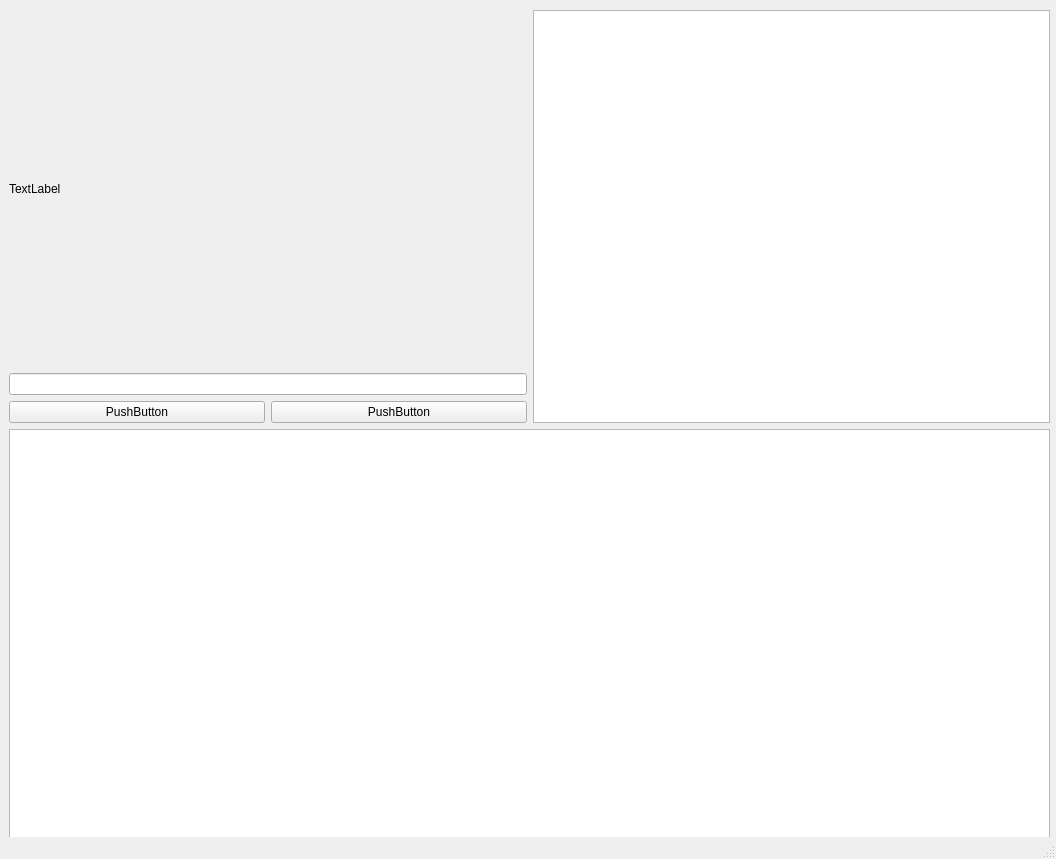
<?xml version="1.0" encoding="UTF-8"?>
<ui version="4.0">
 <class>MainWindow</class>
 <widget class="QMainWindow" name="MainWindow">
  <property name="geometry">
   <rect>
    <x>0</x>
    <y>0</y>
    <width>1056</width>
    <height>859</height>
   </rect>
  </property>
  <property name="windowTitle">
   <string>MainWindow</string>
  </property>
  <widget class="QWidget" name="centralwidget">
   <widget class="QWidget" name="">
    <property name="geometry">
     <rect>
      <x>9</x>
      <y>10</y>
      <width>1041</width>
      <height>831</height>
     </rect>
    </property>
    <layout class="QVBoxLayout" name="verticalLayout_2">
     <item>
      <layout class="QHBoxLayout" name="horizontalLayout_2">
       <item>
        <layout class="QVBoxLayout" name="verticalLayout">
         <item>
          <layout class="QGridLayout" name="gridLayout_6">
           <item row="0" column="0">
            <widget class="QLabel" name="label">
             <property name="text">
              <string>TextLabel</string>
             </property>
            </widget>
           </item>
          </layout>
         </item>
         <item>
          <layout class="QGridLayout" name="gridLayout_5">
           <item row="0" column="0">
            <widget class="QLineEdit" name="IPmodel"/>
           </item>
          </layout>
         </item>
         <item>
          <layout class="QHBoxLayout" name="horizontalLayout">
           <item>
            <layout class="QGridLayout" name="gridLayout_3">
             <item row="0" column="0">
              <widget class="QPushButton" name="pushButton">
               <property name="text">
                <string>PushButton</string>
               </property>
              </widget>
             </item>
            </layout>
           </item>
           <item>
            <layout class="QGridLayout" name="gridLayout_4">
             <item row="0" column="0">
              <widget class="QPushButton" name="pushButton_2">
               <property name="text">
                <string>PushButton</string>
               </property>
              </widget>
             </item>
            </layout>
           </item>
          </layout>
         </item>
        </layout>
       </item>
       <item>
        <layout class="QGridLayout" name="gridLayout_2">
         <item row="0" column="0">
          <widget class="QTextEdit" name="logmodel"/>
         </item>
        </layout>
       </item>
      </layout>
     </item>
     <item>
      <layout class="QGridLayout" name="gridLayout">
       <item row="0" column="0">
        <widget class="QTextEdit" name="Tree"/>
       </item>
      </layout>
     </item>
    </layout>
   </widget>
  </widget>
  <widget class="QStatusBar" name="statusbar"/>
 </widget>
 <resources/>
 <connections/>
</ui>
